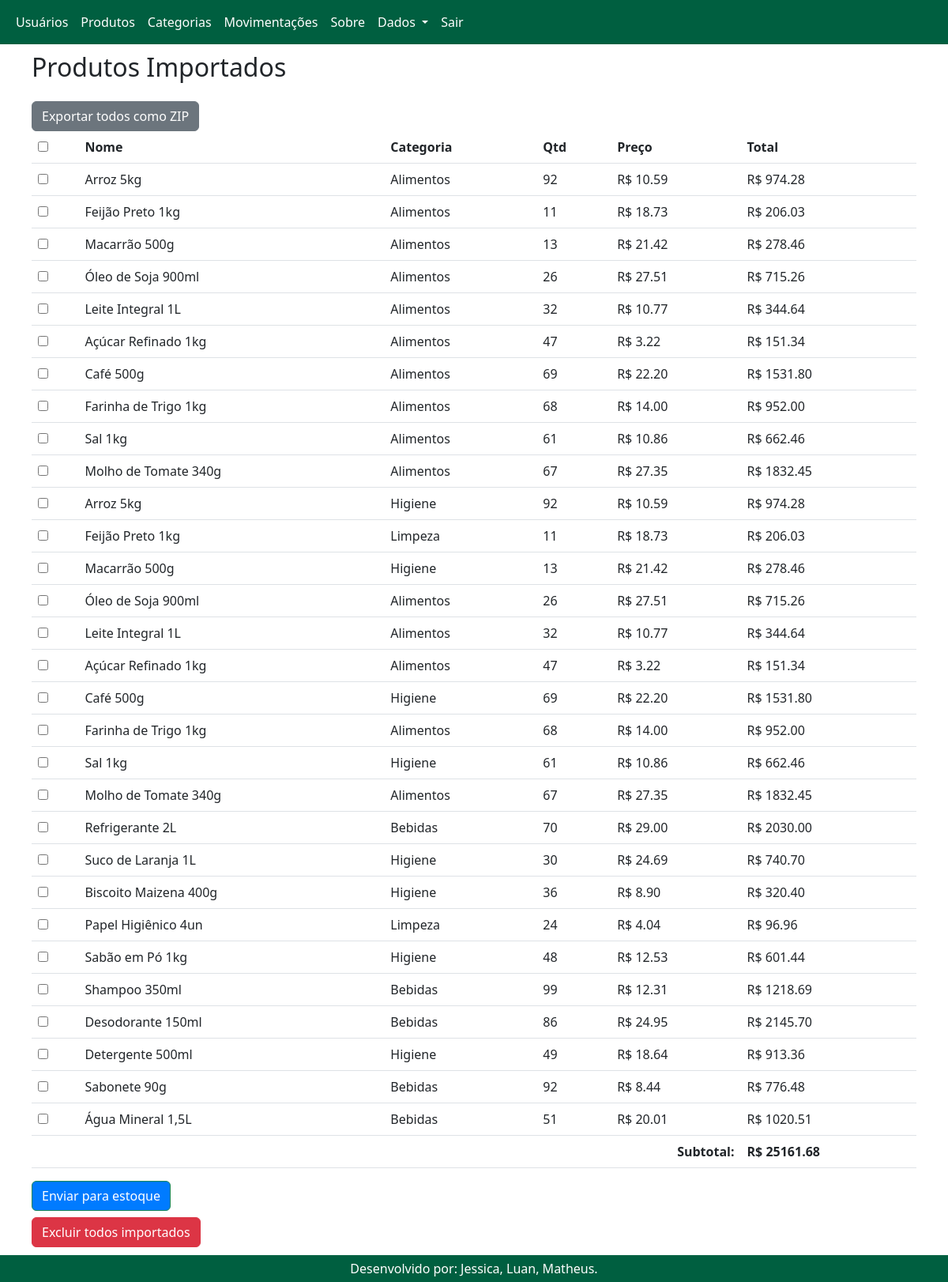
/produtos_importados (signed in), run on the app's committed database.
### app.py (models this page shows)
class ProdutoImportado(db.Model):
    id = db.Column(db.Integer, primary_key=True)
    nome = db.Column(db.String(100))
    categoria = db.Column(db.String(100))
    quantidade = db.Column(db.Integer)
    preco = db.Column(db.Integer, default=0)

### app.py (the view)
@app.route('/produtos_importados')
def produtos_importados():
    produtos = ProdutoImportado.query.all()
    return render_template('produtos_importados.html', produtos=produtos)

### templates/produtos_importados.html (shortened to what this page needs)
{% extends 'base.html' %}
{% block content %}
<h2>Produtos Importados</h2>
<form method="POST" action="/importar_para_estoque">
    <a href="/exportar_importados" class="btn btn-secondary mt-3" ,>Exportar todos como ZIP</a>
    <table class="table">
        <thead>
            <tr>
                <th><input type="checkbox" id="selecionar_todos"></th>
                <th>Nome</th>
                <th>Categoria</th>
                <th>Qtd</th>
                <th>Preço</th>
                <th>Total</th>
            </tr>
        </thead>
        <tbody>
            {% for p in produtos %}
            <tr>
                <td><input type="checkbox" name="produto_ids" value="{{ p.id }}"></td>
                <td>{{ p.nome }}</td>
                <td>{{ p.categoria }}</td>
                <td>{{ p.quantidade }}</td>
                <td>R$ {{ '%.2f' | format(p.preco / 100) }}</td>
                <td>R$ {{ '%.2f' | format(p.quantidade * p.preco / 100) }}</td>
            </tr>
            {% endfor %}
        </tbody>
        <tfoot>
            {% set ns = namespace(total=0) %}
            {% for p in produtos %}
            {% set ns.total = ns.total + (p.quantidade * p.preco) %}
            {% endfor %}
            <tr>
                <th colspan="5" class="text-end">Subtotal:</th>
                <th>R$ {{ '%.2f' | format(ns.total / 100) }}</th>
            </tr>
        </tfoot>
    </table>
    <button type="submit" class="btn btn-success">Enviar para estoque</button>
</form>
<form method="POST" action="/excluir_importados" class="mt-2">
    <button type="submit" class="btn btn-danger">Excluir todos importados</button>
</form>
{% endblock %}

### templates/base.html (style rules this page uses)
html, body { height: 100%; margin: 0; display: flex; flex-direction: column; }
.btn-success { background-color: #007BFF; }
.btn-danger { background-color: #dc3545; }

### data on the page
ProdutoImportado: nome "Arroz 5kg", categoria "Alimentos", quantidade "92", p.preco/100 "10.59", p.quantidade*p.preco/100 "974.28"
ProdutoImportado: nome "Feijão Preto 1kg", categoria "Alimentos", quantidade "11", p.preco/100 "18.73", p.quantidade*p.preco/100 "206.03"
ProdutoImportado: nome "Macarrão 500g", categoria "Alimentos", quantidade "13", p.preco/100 "21.42", p.quantidade*p.preco/100 "278.46"
ProdutoImportado: nome "Óleo de Soja 900ml", categoria "Alimentos", quantidade "26", p.preco/100 "27.51", p.quantidade*p.preco/100 "715.26"
ProdutoImportado: nome "Leite Integral 1L", categoria "Alimentos", quantidade "32", p.preco/100 "10.77", p.quantidade*p.preco/100 "344.64"
ProdutoImportado: nome "Açúcar Refinado 1kg", categoria "Alimentos", quantidade "47", p.preco/100 "3.22", p.quantidade*p.preco/100 "151.34"
ProdutoImportado: nome "Café 500g", categoria "Alimentos", quantidade "69", p.preco/100 "22.20", p.quantidade*p.preco/100 "1531.80"
ProdutoImportado: nome "Farinha de Trigo 1kg", categoria "Alimentos", quantidade "68", p.preco/100 "14.00", p.quantidade*p.preco/100 "952.00"
ProdutoImportado: nome "Sal 1kg", categoria "Alimentos", quantidade "61", p.preco/100 "10.86", p.quantidade*p.preco/100 "662.46"
ProdutoImportado: nome "Molho de Tomate 340g", categoria "Alimentos", quantidade "67", p.preco/100 "27.35", p.quantidade*p.preco/100 "1832.45"
ProdutoImportado: nome "Arroz 5kg", categoria "Higiene", quantidade "92", p.preco/100 "10.59", p.quantidade*p.preco/100 "974.28"
ProdutoImportado: nome "Feijão Preto 1kg", categoria "Limpeza", quantidade "11", p.preco/100 "18.73", p.quantidade*p.preco/100 "206.03"
ProdutoImportado: nome "Macarrão 500g", categoria "Higiene", quantidade "13", p.preco/100 "21.42", p.quantidade*p.preco/100 "278.46"
ProdutoImportado: nome "Óleo de Soja 900ml", categoria "Alimentos", quantidade "26", p.preco/100 "27.51", p.quantidade*p.preco/100 "715.26"
ProdutoImportado: nome "Leite Integral 1L", categoria "Alimentos", quantidade "32", p.preco/100 "10.77", p.quantidade*p.preco/100 "344.64"
ProdutoImportado: nome "Açúcar Refinado 1kg", categoria "Alimentos", quantidade "47", p.preco/100 "3.22", p.quantidade*p.preco/100 "151.34"
ProdutoImportado: nome "Café 500g", categoria "Higiene", quantidade "69", p.preco/100 "22.20", p.quantidade*p.preco/100 "1531.80"
ProdutoImportado: nome "Farinha de Trigo 1kg", categoria "Alimentos", quantidade "68", p.preco/100 "14.00", p.quantidade*p.preco/100 "952.00"
ProdutoImportado: nome "Sal 1kg", categoria "Higiene", quantidade "61", p.preco/100 "10.86", p.quantidade*p.preco/100 "662.46"
ProdutoImportado: nome "Molho de Tomate 340g", categoria "Alimentos", quantidade "67", p.preco/100 "27.35", p.quantidade*p.preco/100 "1832.45"
ProdutoImportado: nome "Refrigerante 2L", categoria "Bebidas", quantidade "70", p.preco/100 "29.00", p.quantidade*p.preco/100 "2030.00"
ProdutoImportado: nome "Suco de Laranja 1L", categoria "Higiene", quantidade "30", p.preco/100 "24.69", p.quantidade*p.preco/100 "740.70"
ProdutoImportado: nome "Biscoito Maizena 400g", categoria "Higiene", quantidade "36", p.preco/100 "8.90", p.quantidade*p.preco/100 "320.40"
ProdutoImportado: nome "Papel Higiênico 4un", categoria "Limpeza", quantidade "24", p.preco/100 "4.04", p.quantidade*p.preco/100 "96.96"
ProdutoImportado: nome "Sabão em Pó 1kg", categoria "Higiene", quantidade "48", p.preco/100 "12.53", p.quantidade*p.preco/100 "601.44"
ProdutoImportado: nome "Shampoo 350ml", categoria "Bebidas", quantidade "99", p.preco/100 "12.31", p.quantidade*p.preco/100 "1218.69"
ProdutoImportado: nome "Desodorante 150ml", categoria "Bebidas", quantidade "86", p.preco/100 "24.95", p.quantidade*p.preco/100 "2145.70"
ProdutoImportado: nome "Detergente 500ml", categoria "Higiene", quantidade "49", p.preco/100 "18.64", p.quantidade*p.preco/100 "913.36"
ProdutoImportado: nome "Sabonete 90g", categoria "Bebidas", quantidade "92", p.preco/100 "8.44", p.quantidade*p.preco/100 "776.48"
ProdutoImportado: nome "Água Mineral 1,5L", categoria "Bebidas", quantidade "51", p.preco/100 "20.01", p.quantidade*p.preco/100 "1020.51"

### other printed values
{{ '%.2f' | format(ns.total / 100) }} "25161.68"
